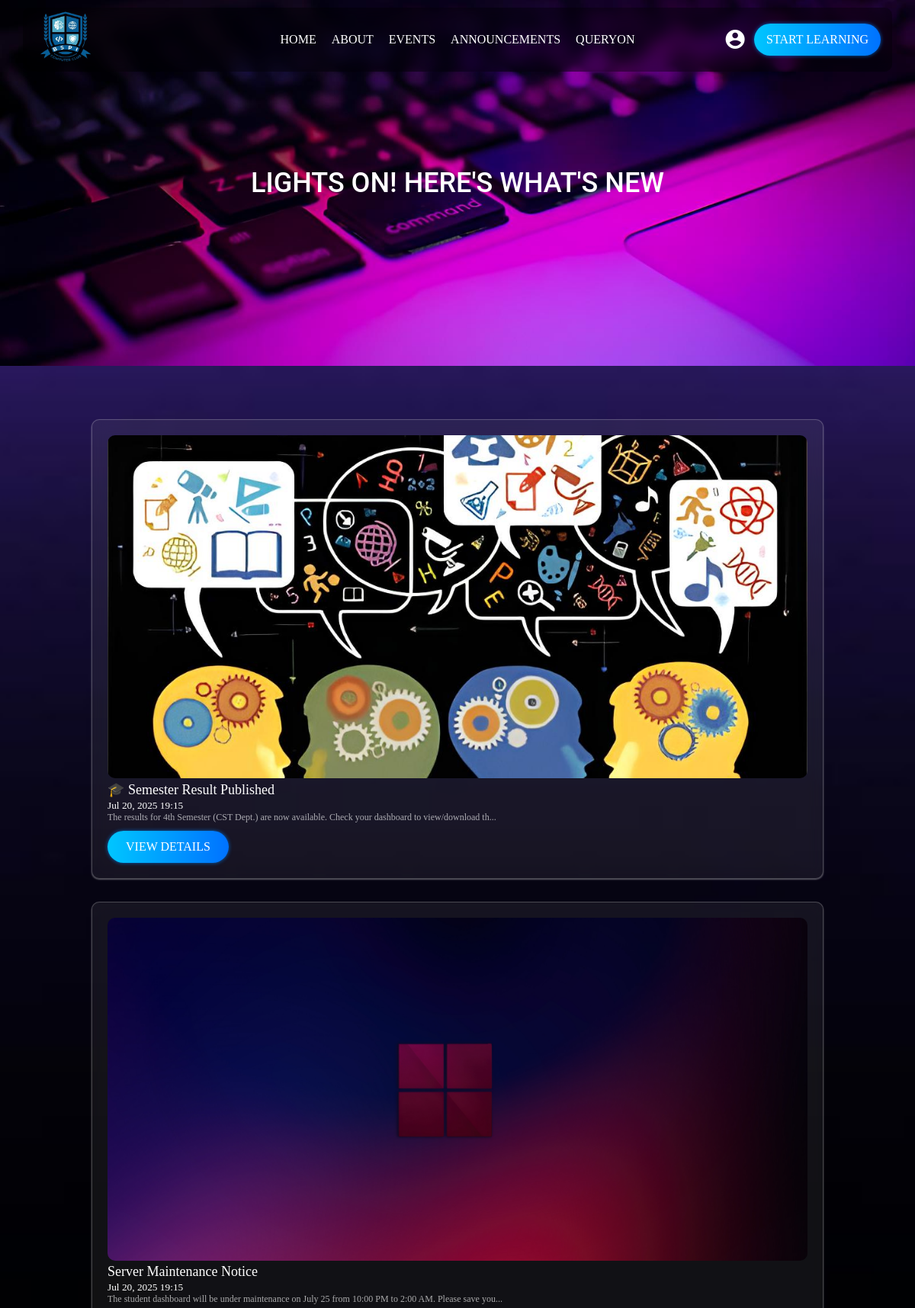
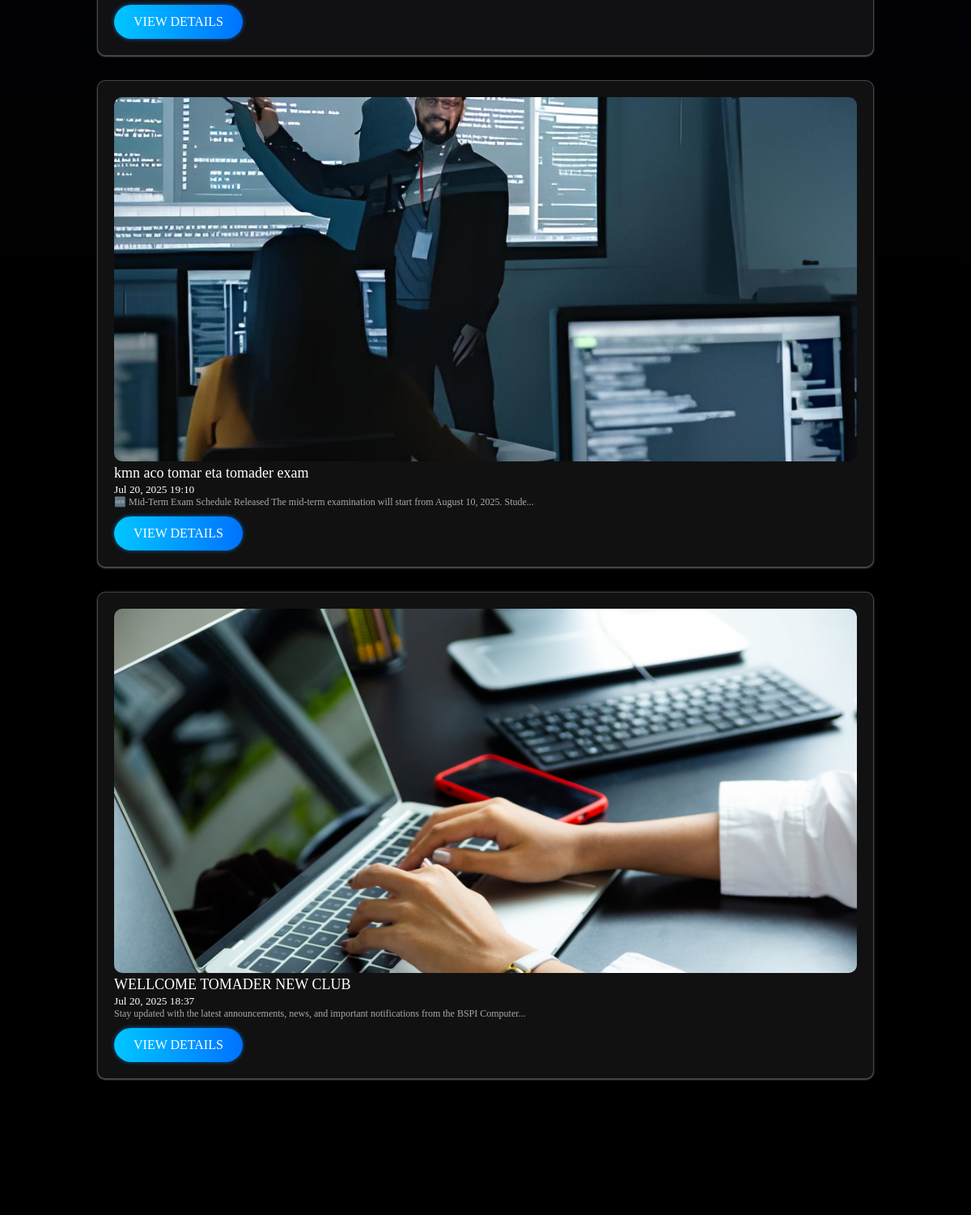
Page /announcements/ (upper part) on the committed database (2 pictures, top to bottom).
### core/models.py (models this page shows, shortened)
class Announcement(models.Model):
    title = models.CharField(max_length=200)
    content = models.TextField()
    image = models.ImageField(upload_to='announcements/', blank=True, null=True)
    created_at = models.DateTimeField(default=timezone.now)
    question = models.TextField(blank=True, null=True)
    answer = models.TextField(blank=True, null=True)

### core/views.py (the view)
# urls.py: path('announcements/', views.announcement_page, name='announcements'),
def announcement_page(request):
    announcements = Announcement.objects.all().order_by('-created_at')
    return render(request, 'announcement.html', {'announcements': announcements})

### core/templates/announcement.html (shortened to what this page needs)
{% extends 'base.html' %}
{% load static %}
{% block content %}
<div class="announcement_banner">
    <h1>Lights On! Here's What's New</h1>
</div>
<div class="announcement">
    <div class="announcement_warper">
     {% if announcements %}
     {% for a in announcements %}
      <div class="announcement_box" >
      {% if a.image %}
        <img src="{{ a.image.url }}" style="height: 450px;" alt="Image" >
      {% endif %}
            <h3>{{ a.title }}</h3>
      <small>{{ a.created_at|date:"M d, Y H:i" }}</small>
      <p>{{ a.content|slice:":100" }}{% if a.content|length > 100 %}...{% endif %}</p>
      <a href="{% url 'announcement_detail' a.id %}">
        <button class="join_now" style="margin-top: 10px;">
          VIEW DETAILS
        </button>
      </a>
       </div>
      {% endfor %}
    {% else %}
       <p style="font-size: 20px;color: #ff0000;text-align: center; text-transform: uppercase ; font-family: poppins;">There is no announcement.</p>
    {% endif %}
    </div>
</div>
{%endblock%}

### core/static/css/style.css (style rules this page uses)
* { margin: 0%; padding: 0%; box-sizing: border-box; }
body,html { width: 100%; background-color: #000000; height: 100%; }
h1,h2,h3 { font-family: roboto; }
.join_now { background: linear-gradient(90deg, #00c6ff, #0072ff); color: white; box-shadow: 0 0 5px rgba(0, 136, 255, 0.7); border: none; padding: 12px 24px; font-family: poppins; font-size: 16px; text-transform: uppercase; border-radius: 30px; cursor: pointer; font-family: poppins ; transition: all ease .3s; }
.announcement_banner { width: 100%; height: 60vh; background: url("../img/login.jpg") no-repeat; background-position: center ; background-size: cover; display: flex; align-items: center; color: #fff; justify-content: center; }
.announcement_banner h1 { font-size: 3vw; color: #fff; text-transform: uppercase; font-family: roboto; font-weight: 500; }
.announcement { padding: 20px 0; background: url('../img/ano_bg.jpg') no-repeat; background-size: cover; background-position:top; }
.announcement_warper { width: 80%; margin: 0 auto; display: flex; flex-direction: column; gap: 30px; padding: 50px 0; }
.announcement_box { border-radius: 10px; padding: 20px; width: 100%; position: relative; color: #fff; background: rgba(165, 165, 165, 0.1); border: 1px solid rgba(255, 255, 255, 0.219); box-shadow: 0 1px 2px 0 rgba(255, 255, 255, 0.37); backdrop-filter: blur(10px); }
.announcement_box img { width: 100%; object-fit: cover; height: 30vh; border-radius: 10px; }
.announcement_box h3 { font-family: poppins; color: #fff; font-size: 1.5vw; font-weight: 500; }
.announcement_box p { font-family: poppins; color: #ffffffa4; font-size: 1vw; width: 80%; font-weight: 500; }

### rows in the picture
Announcement: image (picture), title "🎓 Semester Result Published", created_at "Jul 20, 2025 19:15", content "The results for 4th Semester (CST Dept.) are now available. Check your dashboard to view/download th"
Announcement: image (picture), title "Server Maintenance Notice", created_at "Jul 20, 2025 19:15", content "The student dashboard will be under maintenance on July 25 from 10:00 PM to 2:00 AM. Please save you"
Announcement: image (picture), title "kmn aco tomar eta tomader exam", created_at "Jul 20, 2025 19:10", content "🆕 Mid-Term Exam Schedule Released The mid-term examination will start from August 10, 2025. Stude"
Announcement: image (picture), title "WELLCOME TOMADER NEW CLUB", created_at "Jul 20, 2025 18:37", content "Stay updated with the latest announcements, news, and important notifications from the BSPI Computer"
